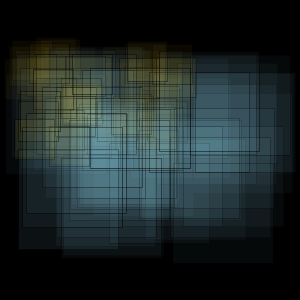
Frame 1 (no input)
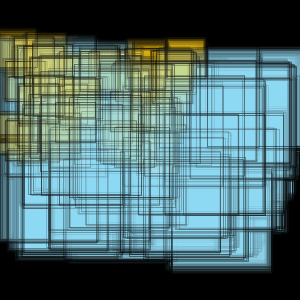
Frame 60 (the mouse pressed at the canvas centre just before this capture)
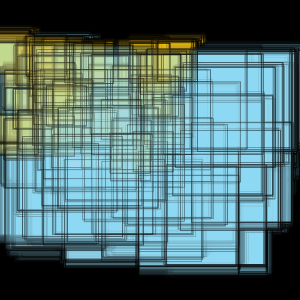
Frame 120 (the mouse held since frame 60 and released just before this capture)

The Processing sketch that drew these frames (run headless with seeded random() and noise(); from frame 60 on, the mouse is pressed at the canvas centre):

// Processing sketch: processing_40905
// ── processing_40905.pde

//Gina DeMatteo
//Homework 7_2
//Rectangle Extravaganza

//Establishing Integers
int num =50; //Number of rectangles being drawn per loop
color C1, C2;//Colors
Rectangle[] GinasRect = new Rectangle [num];//Sets Array of Rectangles


void setup() {
  size(300, 300);
  background(0);

  //Color Palette  
  C1= color(148, 220, 245, 10);
  C2= color(250, 214, 30, 10);

  //Seeding the Array  
  for (int i=0; i < GinasRect.length; i++) {
    GinasRect[i] = new Rectangle();
  }
}

void draw () {

  //Drawing the Array 
  for (int i=0; i< GinasRect.length; i++) {
    GinasRect[i].update();
    GinasRect[i].draw();
  }
}

class Rectangle {


  float X1 = random(5, 270);
  float Y1 = random(60, 230);


  Rectangle() {
  }
  //Establishes Rectangle movement and direction
  void update() {
    X1 = X1 + random (-3, 3);
    Y1 = Y1 + random (-3, 3);
    if (X1 < 150);
    if (Y1 < height);
    X1 = X1 +2;
    Y1 = Y1 -2;
    if (X1 > width/2);
    X1 = X1 - random(2, 2.1);
    Y1 = Y1 +2;
  }

  void draw() {

    //Rectangle Properties//size and Positioning

    stroke (0);

    strokeWeight (random (.25, .5));
    fill(C2);

    rect(.3 * 2 * X1, .3 * 2 * Y1, 40, 40);

    fill(C1);
    rect(.5 * 1.5 * X1, .5 * 1.5 * Y1, 100, 100);
  }
}
